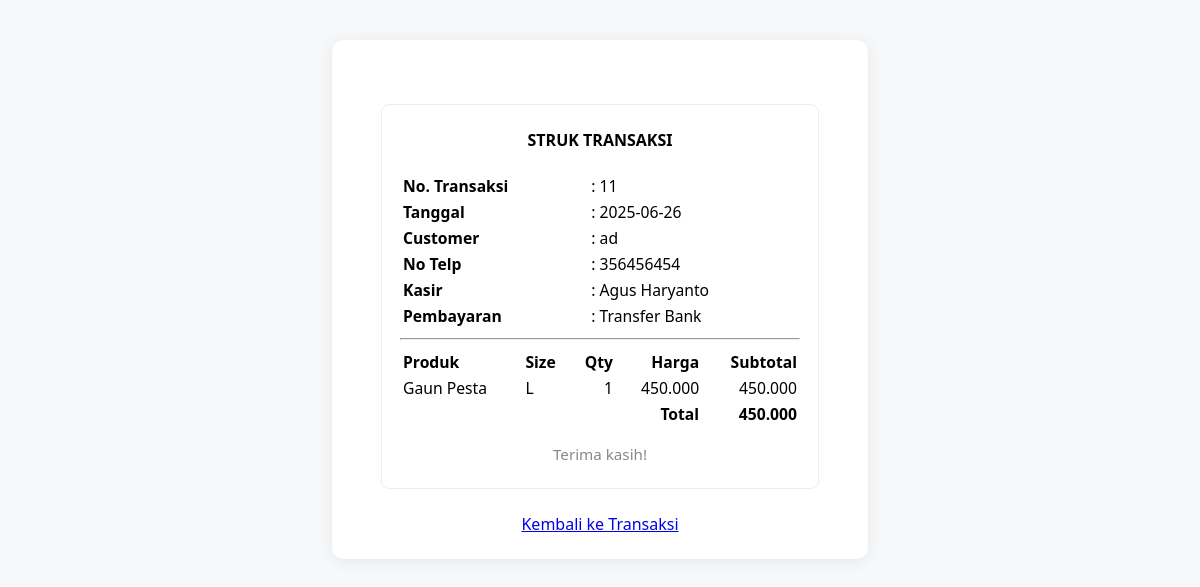
Screenshot of /struk.php?id=11 with the database file from the repository.
### tables this page shows
CREATE TABLE `transaksi` (
  `Id_Transaksi` int(11) NOT NULL,
  `Tanggal_Transaksi` date NOT NULL,
  `Nama_Customer` varchar(100) DEFAULT NULL,
  `No_Telp` varchar(30) DEFAULT NULL,
  `Id_Customer` int(11) DEFAULT NULL,
  `Id_MetodePembayaran` int(11) NOT NULL,
  `Id_Karyawan` int(11) NOT NULL
);

CREATE TABLE `karyawan` (
  `Id_Karyawan` int(11) NOT NULL,
  `Nama_Karyawan` varchar(100) NOT NULL,
  `Nomor_Telepon` varchar(20) DEFAULT NULL,
  `Email` varchar(100) DEFAULT NULL,
  `Alamat` text DEFAULT NULL
);

CREATE TABLE `metode_pembayaran` (
  `Id_MetodePembayaran` int(11) NOT NULL,
  `Nama_Metode` varchar(100) NOT NULL
);

CREATE TABLE `transaksi_detail` (
  `Id_Detail` int(11) NOT NULL,
  `Id_Transaksi` int(11) NOT NULL,
  `Id_Produk` int(11) NOT NULL,
  `Id_Size` int(11) DEFAULT NULL,
  `Jumlah_Produk` int(11) NOT NULL,
  `Harga_Satuan` decimal(12,2) NOT NULL,
  `Subtotal` decimal(12,2) NOT NULL
);

CREATE TABLE `produk` (
  `Id_Produk` int(11) NOT NULL,
  `Nama_Produk` varchar(100) NOT NULL,
  `Id_size` int(11) DEFAULT NULL,
  `Id_Supplier` int(11) DEFAULT NULL,
  `Harga` decimal(10,2) NOT NULL
);

CREATE TABLE `size` (
  `Id_size` int(11) NOT NULL,
  `Size` varchar(50) NOT NULL
);

### struk.php (the view, shortened to what this page needs)
<?php
require "konek.php";
$id_transaksi = (int)($_GET['id'] ?? 0);
$struk = [];
if ($id_transaksi > 0) {
    $sql = "SELECT t.Id_Transaksi, t.Tanggal_Transaksi, t.Nama_Customer, t.No_Telp, t.Id_MetodePembayaran, m.Nama_Metode, t.Id_Karyawan, k.Nama_Karyawan
            FROM Transaksi t
            JOIN Metode_Pembayaran m ON t.Id_MetodePembayaran = m.Id_MetodePembayaran
            JOIN Karyawan k ON t.Id_Karyawan = k.Id_Karyawan
            WHERE t.Id_Transaksi = $id_transaksi";
    $result = $con->query($sql);
    if ($result && $row = $result->fetch_assoc()) {
        $struk = $row;
        $struk['detail'] = [];
        $sql2 = "SELECT d.*, pr.Nama_Produk, s.Size
                 FROM Transaksi_Detail d
                 JOIN Produk pr ON d.Id_Produk = pr.Id_Produk
                 LEFT JOIN Size s ON d.Id_Size = s.Id_Size
                 WHERE d.Id_Transaksi = $id_transaksi";
        $result2 = $con->query($sql2);
        while ($row2 = $result2->fetch_assoc()) {
            $struk['detail'][] = $row2;
        }
    }
}
?>
<!DOCTYPE html>
<html lang="id">
<head>
    <link rel="stylesheet" href="transaksi.css">
</head>
<body>
<div class="container">
    <?php if (!empty($struk)): ?>
        <div class="struk" style="max-width:400px;margin:32px auto 0 auto;padding:24px 18px;background:#fff;border:1px solid #eee;border-radius:8px;">
            <h4 style="margin-top:0;text-align:center;">STRUK TRANSAKSI</h4>
            <table style="width:100%;font-size:0.98em;">
                <tr><td><b>No. Transaksi</b></td><td>: <?= $struk['Id_Transaksi'] ?></td></tr>
                <tr><td><b>Tanggal</b></td><td>: <?= htmlspecialchars($struk['Tanggal_Transaksi']) ?></td></tr>
                <?php if (isset($struk['Nama_Customer'])): ?>
                    <tr><td><b>Customer</b></td><td>: <?= htmlspecialchars($struk['Nama_Customer']) ?></td></tr>
                <?php endif; ?>
                <?php if (isset($struk['No_Telp'])): ?>
                    <tr><td><b>No Telp</b></td><td>: <?= htmlspecialchars($struk['No_Telp']) ?></td></tr>
                <?php endif; ?>
                <?php if (isset($struk['Nama_Karyawan'])): ?>
                    <tr><td><b>Kasir</b></td><td>: <?= htmlspecialchars($struk['Nama_Karyawan']) ?></td></tr>
                <?php endif; ?>
                <?php if (isset($struk['Nama_Metode'])): ?>
                    <tr><td><b>Pembayaran</b></td><td>: <?= htmlspecialchars($struk['Nama_Metode']) ?></td></tr>
                <?php endif; ?>
            </table>
            <hr>
            <table style="width:100%;font-size:0.98em;">
                <thead>
                    <tr>
                        <th style="text-align:left;">Produk</th>
                        <th style="text-align:left;">Size</th>
                        <th style="text-align:right;">Qty</th>
                        <th style="text-align:right;">Harga</th>
                        <th style="text-align:right;">Subtotal</th>
                    </tr>
                </thead>
                <tbody>
                <?php $grand = 0; foreach ($struk['detail'] as $d): $grand += $d['Subtotal']; ?>
                    <tr>
                        <td><?= htmlspecialchars($d['Nama_Produk']) ?></td>
                        <td><?= htmlspecialchars($d['Size'] ?? '-') ?></td>
                        <td style="text-align:right;"><?= $d['Jumlah_Produk'] ?></td>
                        <td style="text-align:right;"><?= number_format($d['Harga_Satuan'],0,',','.') ?></td>
                        <td style="text-align:right;"><?= number_format($d['Subtotal'],0,',','.') ?></td>
                    </tr>
                <?php endforeach; ?>
                </tbody>
                <tfoot>
                    <tr>
                        <td colspan="4" style="text-align:right;"><b>Total</b></td>
                        <td style="text-align:right;"><b><?= number_format($grand,0,',','.') ?></b></td>
                    </tr>
                </tfoot>
            </table>
            <div style="text-align:center;margin-top:16px;font-size:0.95em;color:#888;">Terima kasih!</div>
        </div>
    <?php else: ?>
        <div style="text-align:center;margin-top:40px;">Struk tidak ditemukan.</div>
    <?php endif; ?>
    <div style="text-align:center;margin-top:24px;">
        <a href="transaksi.php">Kembali ke Transaksi</a>
    </div>
</div>
</body>
</html>

### transaksi.css (style rules this page uses)
body { font-family: 'Segoe UI', Arial, sans-serif; background: #f6f8fa; margin: 0; padding: 0; }
.container { background: #fff; max-width: 480px; margin: 40px auto 0 auto; padding: 32px 28px 24px 28px; border-radius: 12px; box-shadow: 0 2px 16px rgba(0,0,0,0.07); }

### rows the page displays
transaksi: Id_Transaksi "11", Tanggal_Transaksi "2025-06-26", Nama_Customer "ad", No_Telp "356456454", Id_Karyawan.Nama_Karyawan "Agus Haryanto", Id_MetodePembayaran.Nama_Metode "Transfer Bank"
transaksi_detail: Id_Produk.Nama_Produk "Gaun Pesta", Id_Size.Size "L", Jumlah_Produk "1", Harga_Satuan "450.000", Subtotal "450.000"

### other values shown
$grand "450.000"
